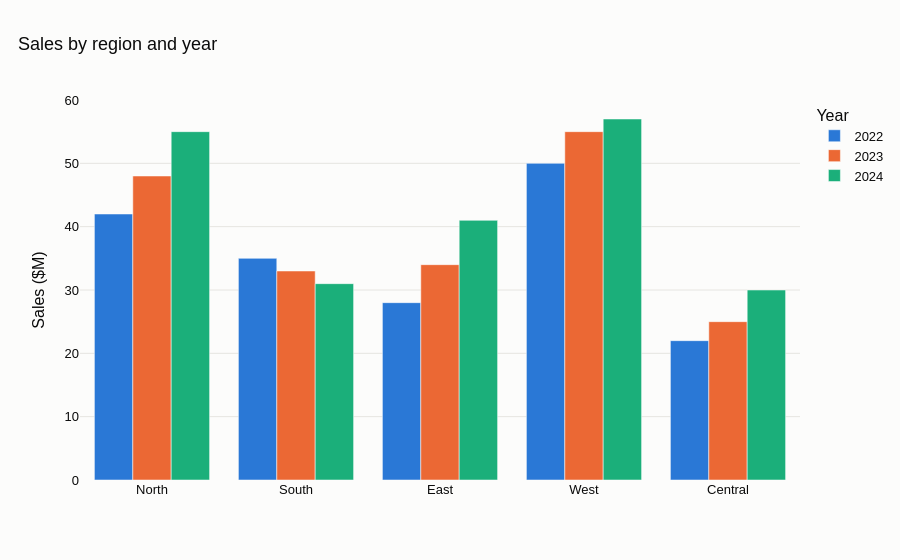

This figure's notebook cell:
### Markdown cell above
### plotly

### Code cell
import plotly.express as px
long = df.rename_axis("group").reset_index().melt(id_vars="group", var_name="series", value_name="value")
fig = px.bar(long, x="group", y="value", color="series", barmode="group",
             color_discrete_sequence=PALETTE, title=labels["title"],
             labels={"group": "", "value": labels["y"], "series": labels["legend"] or ""})
fig.show()

### Figure 1 — Plotly figure (JSON) as saved in the notebook; plotly's stock layout.template omitted (floating-point values rounded to 4 significant figures)
{"data": [{"alignmentgroup": "True", "hovertemplate": "Year=2022<br>=%{x}<br>Sales ($M)=%{y}<extra></extra>", "legendgroup": "2022", "marker": {"color": "#2a78d6", "pattern": {"shape": ""}}, "name": "2022", "offsetgroup": "2022", "orientation": "v", "showlegend": true, "textposition": "auto", "type": "bar", "x": ["North", "South", "East", "West", "Central"], "xaxis": "x", "y": [42, 35, 28, 50, 22], "yaxis": "y"}, {"alignmentgroup": "True", "hovertemplate": "Year=2023<br>=%{x}<br>Sales ($M)=%{y}<extra></extra>", "legendgroup": "2023", "marker": {"color": "#eb6834", "pattern": {"shape": ""}}, "name": "2023", "offsetgroup": "2023", "orientation": "v", "showlegend": true, "textposition": "auto", "type": "bar", "x": ["North", "South", "East", "West", "Central"], "xaxis": "x", "y": [48, 33, 34, 55, 25], "yaxis": "y"}, {"alignmentgroup": "True", "hovertemplate": "Year=2024<br>=%{x}<br>Sales ($M)=%{y}<extra></extra>", "legendgroup": "2024", "marker": {"color": "#1baf7a", "pattern": {"shape": ""}}, "name": "2024", "offsetgroup": "2024", "orientation": "v", "showlegend": true, "textposition": "auto", "type": "bar", "x": ["North", "South", "East", "West", "Central"], "xaxis": "x", "y": [55, 31, 41, 57, 30], "yaxis": "y"}], "layout": {"barmode": "group", "legend": {"title": {"text": "Year"}, "tracegroupgap": 0}, "title": {"text": "Sales by region and year"}, "xaxis": {"anchor": "y", "domain": [0.0, 1.0], "title": {"text": ""}}, "yaxis": {"anchor": "x", "domain": [0.0, 1.0], "title": {"text": "Sales ($M)"}}}}
